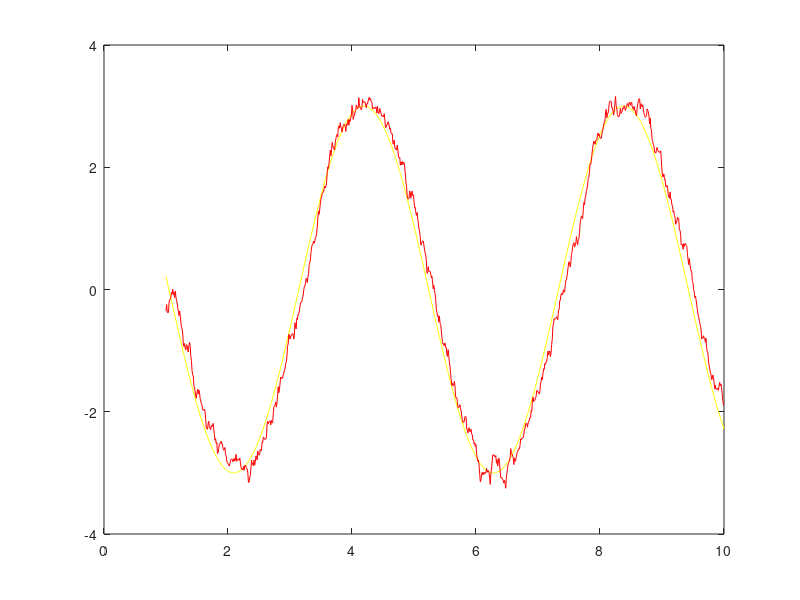

MATLAB code for this plot:
dt = 0.01;
T = 10;

%%
t = 1:dt:T;
actual_signal = 3*cos(t*1.5);
observe_noise = mvnrnd([-0.1, 0.15], [0.9 0; 0 0.5], numel(t))';
actual_x = [actual_signal; actual_signal] + observe_noise;

%%

A = eye(2);
C = eye(2);
Sigma_M = 0.005 .* eye(2);
R = 0.35 .* eye(2);
Pt = 0.03 .* eye(2);

x_hat = actual_x(:, 1);
D = [0.5 0.5];
y = D * actual_x(:, 1);
for i = 2:numel(t)
    % get the observe data
    z = actual_x(:, i);
    
    % estimate x_hat and P_hat
    P = A*Pt*A' + Sigma_M;
    
    K = P*C'/(R+C*P*C');
    x_hat(:, i) = A * x_hat(:, i-1) + K*(z - C*x_hat(:, i-1));
    y(i) = D * x_hat(:, i);
    Pt = P - K*C*P;
end
close all
plot(t, actual_signal, 'y-');
hold on
plot(t, y, 'r-');